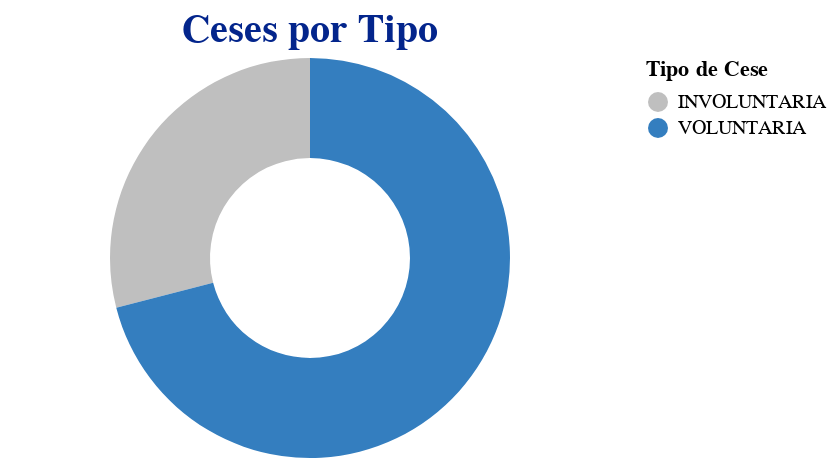

Here is the notebook cell this chart was saved with:
### Code cell
tipo = cesados.groupby(
            by = 'TIPO_CESE', as_index = False
        ).agg(ceses = ('CODIGO', 'count'))

alt.Chart(tipo).mark_arc(innerRadius = 50).encode(
            theta = alt.Theta(field = 'ceses', type = 'quantitative'),
            color = alt.Color(
                    field = 'TIPO_CESE',
                    type = 'nominal',
                    legend = alt.Legend(title = "Tipo de Cese"),
                    scale=alt.Scale(domain = ['INVOLUNTARIA','VOLUNTARIA'], range = ['#BFBFBF', '#347EBF']))
        ).properties(
            title = 'Ceses por Tipo',
            width = 300,
            height = 200
        ).configure_view(
            strokeWidth = 0
        ).configure_axis(
            labelFontSize = 0,
            labelAngle = 0
        ).configure_title(
            fontSize = 20,
            font = 'Arial',
            color = '#03258C',
            anchor = 'middle')

### Figure 1 — Vega-Lite specification as saved in the notebook (floating-point values rounded to 4 significant figures)
{"config": {"view": {"continuousWidth": 400, "continuousHeight": 300, "strokeWidth": 0}, "axis": {"labelAngle": 0, "labelFontSize": 0}, "title": {"anchor": "middle", "color": "#03258C", "font": "Arial", "fontSize": 20}}, "data": {"name": "data-9f41c41be962a76fbd32583a0c750967"}, "mark": {"type": "arc", "innerRadius": 50}, "encoding": {"color": {"field": "TIPO_CESE", "legend": {"title": "Tipo de Cese"}, "scale": {"domain": ["INVOLUNTARIA", "VOLUNTARIA"], "range": ["#BFBFBF", "#347EBF"]}, "type": "nominal"}, "theta": {"field": "ceses", "type": "quantitative"}}, "height": 200, "title": "Ceses por Tipo", "width": 300, "$schema": "https://vega.github.io/schema/vega-lite/v4.17.0.json", "datasets": {"data-9f41c41be962a76fbd32583a0c750967": [{"TIPO_CESE": "INVOLUNTARIA", "ceses": 470}, {"TIPO_CESE": "VOLUNTARIA", "ceses": 1151}]}}
